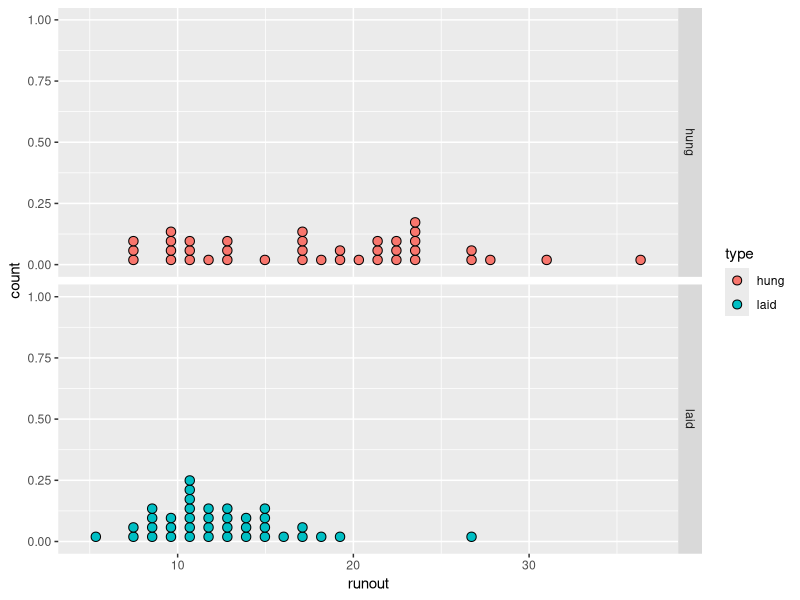

The R script that drew this image:
#--------------------------------------**--------------------------------------#
#  File Name: lecture1.R
#  Purpose:
#
#  Creation Date: 25-08-2015
#  Last Modified: Tue Aug 25 04:52:04 2015
#  Created By:
#
#--------------------------------------**--------------------------------------#
#
#  FORTRAN and C: 
#  source('~/R/shlib/C_FORTRAN.shlib.r')
#  .Fortran("subroutine name",as.integer(input1),as.double(input2), etc)
#

library(ggplot2)
laid <- c(5,8,8,9,9,9,9,10,10,10,11,11,11,11,11,11,11,12,12,12,12,13,13,13,13,14,14,14,15,15,15,15,16,17,17,18,19,27)
hung <- c(7,8,8,10,10,10,10,11,11,11,12,13,13,13,15,17,17,17,17,18,19,19,20,21,21,21,22,22,22,23,23,23,23,24,27,27,28,31,36)
d <- data.frame(type = c(rep("laid",length(laid)),rep("hung",length(hung))), runout = c(laid,hung))

png("./www/figs/runout.png", width=12, height=4, units="in", res=300)
dev.off() #only 129kb in size


ggplot(data = d, aes(x=runout,fill= type)) + geom_dotplot(method='histodot',bitwidth=1,dotsize=.5) + facet_grid(type~.)
